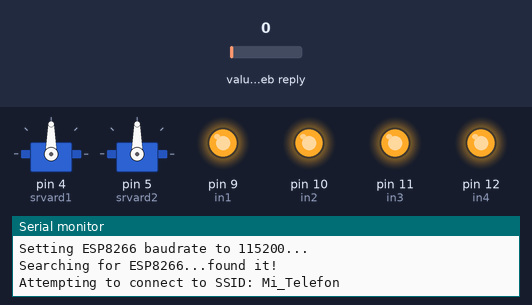
Bench run of a sketch on a simulated Arduino Leonardo, built with avr-gcc and run on an emulated ATmega32U4. Parts: 2 × servo, output pins drawn as LEDs (lit = HIGH), the last lines printed to the serial monitor. Inputs (shaded band) come from the test bench; at power-on: value in the web reply 0. WiFi joins after 1.5 s; servers stay silent unless stated; the modem accepts every AT command (registered, SIM ready, sends succeed) and sends nothing else; web services answer with replies made up by the test bench.

Above: at 2.4 s.
2.5 s: value in the web reply set to 2
At 5.0 s:
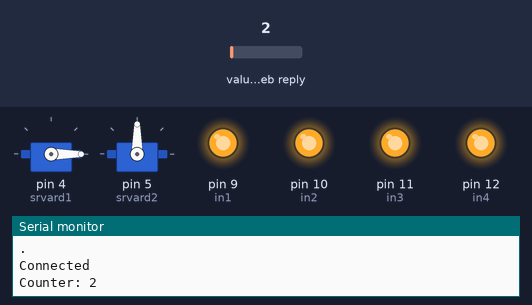
5.5 s: value in the web reply set to 7
At 6.3 s:
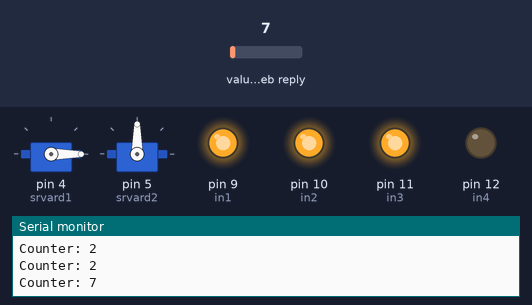
7.1 s: value in the web reply set to 5
At 9.5 s:
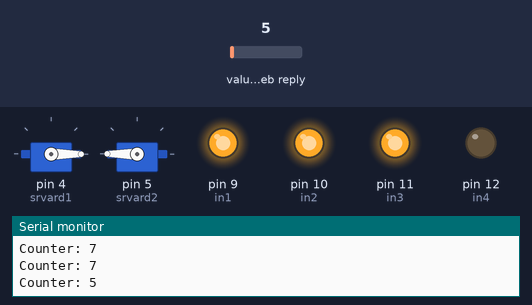
Timing chart, 0 to 11.0 s (numbered marks = the images above; inputs shaded):
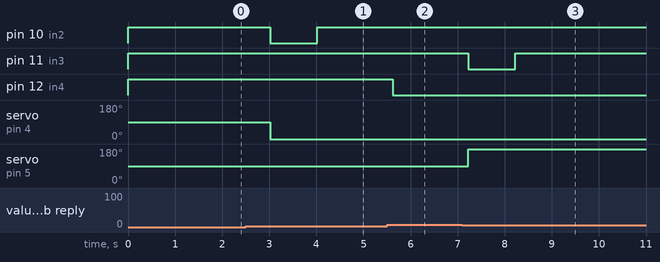

The sketch:

smarthome28122019.ino
```cpp
#include "ThingSpeak.h"
#include "WiFiEsp.h"
#include "secrets.h"
#include "Servo.h"


char ssid[] = SECRET_SSID;   // your network SSID (name)
char pass[] = SECRET_PASS;   // your network password
WiFiEspClient  client;

// Emulate Serial1 on pins 6/7 if not present
#ifndef HAVE_HWSERIAL1
#include "SoftwareSerial.h"
SoftwareSerial Serial1(6, 7); // RX(sarı), TX(mavi)
#define ESP_BAUDRATE  19200
#else
#define ESP_BAUDRATE  115200
#endif


// Counting channel details
unsigned long counterChannelNumber = SECRET_CH_ID_COUNTER;
const char * myCounterReadAPIKey = SECRET_READ_APIKEY_COUNTER;
unsigned int counterFieldNumber = 1;
int in1=9;    //fan
int in2=10;   //servo1(kapı)
int in3=11;   //servo2(perde)
int in4=12;   //led

int srvard1=4; //beyaz
int srvard2=5; //yeşil

bool relay1;
bool relay2;
bool relay3;
bool relay4;

long tmpcount=-2; // Geçici Count Değeri

Servo servo1;
Servo servo2;

void setup() {
  pinMode(in1,OUTPUT);// Fan Röle Pinmod
  pinMode(in2,OUTPUT);// Servo1 Röle Pinmod
  pinMode(in3,OUTPUT);// Servo2 Röle Pinmod
  pinMode(in4,OUTPUT);// Led Röle Pinmod

  servo1.attach(srvard1);//Servo 1
  servo2.attach(srvard2);//Servo

  digitalWrite(in1,HIGH);// Röle 1 kapat
  digitalWrite(in2,HIGH);// Röle 2 kapat
  digitalWrite(in3,HIGH);// Röle 3 kapat
  digitalWrite(in4,HIGH);// Röle 4 kapat
  //Initialize serial and wait for port to open
  Serial.begin(115200);

  // initialize serial for ESP module
  setEspBaudRate(ESP_BAUDRATE);

  while (!Serial) {
    ; // wait for serial port to connect. Needed for Leonardo native USB port only
  }

  Serial.print("Searching for ESP8266...");

  // initialize ESP module
  WiFi.init(&Serial1);

  // check for the presence of the shield
  if (WiFi.status() == WL_NO_SHIELD) {
    Serial.println("WiFi shield not present");
    // don't continue
    while (true);
  }
  Serial.println("found it!");

  ThingSpeak.begin(client);  // Initialize ThingSpeak
}

void loop()
{
  int statusCode = 0;

  // Connect or reconnect to WiFi
  if(WiFi.status() != WL_CONNECTED)
  {
    Serial.print("Attempting to connect to SSID: ");
    Serial.println(SECRET_SSID);
    while(WiFi.status() != WL_CONNECTED){
      WiFi.begin(ssid, pass); // Connect to WPA/WPA2 network. Change this line if using open or WEP network
      Serial.print(".");
      //delay(000);
    }
    Serial.println("\nConnected");
  }

  // Read in field 1 of the private channel which is a counter
  long count = ThingSpeak.readLongField(counterChannelNumber, counterFieldNumber, myCounterReadAPIKey);

   // Check the status of the read operation to see if it was successful
  statusCode = ThingSpeak.getLastReadStatus();
  if(statusCode == 200){
    Serial.println("Counter: " + String(count));
  }
  else
  {
    // If WiFi is not connected, we have redirected the incoming value to the default state.
    count = -1;
    Serial.println("Problem reading channel. HTTP error code " + String(statusCode));
  }

  if(tmpcount!=count)
    {
        switch(count)
        {
        case 0:
          relay1=false;
          break;
        case 1:
          relay1=true;
          break;
        case 2:
          relay2=false;
          break;
        case 3:
          relay2=true;
          break;
        case 4:
          relay3=false;
          break;
        case 5:
          relay3=true;
          break;
        case 6:
          relay4=false;
          break;
        case 7:
          relay4=true;
          break;
        default:
          break;
        }
        tmpcount= count;
        //I call the function for relay operations.
        operationRelays(count,relay1,relay2,relay3,relay4);
        delay(1000);
    }
}

//This function is for operations performed by the relay.
void operationRelays(int c,bool r1,bool r2,bool r3,bool r4){
  switch(c){
    case 0:
        digitalWrite(in1,HIGH); // Röle in1'i kapatıyor
        break;
    case 1:
        digitalWrite(in1,LOW); // Röle in1'i açıyor
        break;
    case 2:
        digitalWrite(in2,LOW); // Röle in2'yi açıyor
        servo1.write(0);
        delay(1000);
        digitalWrite(in2,HIGH); // Röle in2'yi kapatıyor
        break;
    case 3:
        digitalWrite(in2,LOW); // Röle in2'i açıyor
        servo1.write(90);
        delay(1000);
        digitalWrite(in2,HIGH); // Röle in2'i kapatıyor
        break;
    case 4:
        digitalWrite(in3,LOW); // Röle in3'i açıyor
        servo2.write(0);
        delay(1000);
        digitalWrite(in3,HIGH); // Röle in3'i kapatıyor
        break;
    case 5:
        digitalWrite(in3,LOW); // Röle in3'i açıyor
        servo2.write(180);
        delay(1000);
        digitalWrite(in3,HIGH); // Röle in3'i kapatıyor
        break;
    case 6:
        digitalWrite(in4,HIGH); // Röle in4'i kapatıyor
        break;
    case 7:
        digitalWrite(in4,LOW); // Röle in4'i açıyor
        break;
  }
}

// This function attempts to set the ESP8266 baudrate. Boards with additional hardware serial ports
// can use 115200, otherwise software serial is limited to 19200.
void setEspBaudRate(unsigned long baudrate){
  long rates[6] = {115200,74880,57600,38400,19200,9600};

  Serial.print("Setting ESP8266 baudrate to ");
  Serial.print(baudrate);
  Serial.println("...");

  for(int i = 0; i < 6; i++){
    Serial1.begin(rates[i]);
    delay(100);
    Serial1.print("AT+UART_DEF=");
    Serial1.print(baudrate);
    Serial1.print(",8,1,0,0\r\n");
    delay(100);
  }

  Serial1.begin(baudrate);
}
```

secrets.h
```cpp
// Use this file to store all of the private credentials
// and connection details

#define SECRET_SSID "Mi_Telefon"		// replace MySSID with your WiFi network name
#define SECRET_PASS "1234.4321"	// replace MyPassword with your WiFi password


#define SECRET_CH_ID_COUNTER 945447 					//Test channel for counting
#define SECRET_READ_APIKEY_COUNTER "HNFHWRU75V97QN8Y"	//API Key for Test channel
```

Measured:
- after the input at 2.5 s, pin 10 (in2): HIGH → LOW after 0.52 s, → HIGH 1.0 s later; servo on pin 4 (srvard1): 90° → 0° after 0.52 s
- after the input at 5.5 s, pin 12 (in4): HIGH → LOW after 0.12 s
- after the input at 7.1 s, pin 11 (in3): HIGH → LOW after 0.12 s, → HIGH 1.0 s later; servo on pin 5 (srvard2): 90° → 180° after 0.12 s
